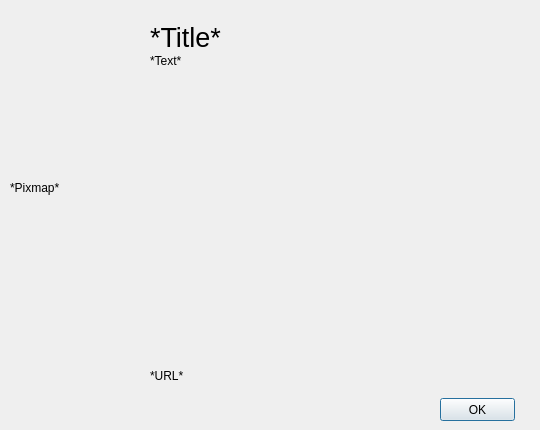
<?xml version="1.0" encoding="UTF-8"?>
<ui version="4.0">
 <class>About</class>
 <widget class="QDialog" name="About">
  <property name="geometry">
   <rect>
    <x>0</x>
    <y>0</y>
    <width>540</width>
    <height>430</height>
   </rect>
  </property>
  <property name="minimumSize">
   <size>
    <width>540</width>
    <height>430</height>
   </size>
  </property>
  <property name="maximumSize">
   <size>
    <width>540</width>
    <height>430</height>
   </size>
  </property>
  <property name="windowTitle">
   <string>About</string>
  </property>
  <widget class="QLabel" name="lblAboutLogo">
   <property name="geometry">
    <rect>
     <x>10</x>
     <y>20</y>
     <width>123</width>
     <height>335</height>
    </rect>
   </property>
   <property name="text">
    <string>*Pixmap*</string>
   </property>
  </widget>
  <widget class="QLabel" name="lblAboutText">
   <property name="geometry">
    <rect>
     <x>150</x>
     <y>54</y>
     <width>371</width>
     <height>301</height>
    </rect>
   </property>
   <property name="text">
    <string>*Text*</string>
   </property>
   <property name="alignment">
    <set>Qt::AlignJustify|Qt::AlignTop</set>
   </property>
   <property name="wordWrap">
    <bool>true</bool>
   </property>
   <property name="margin">
    <number>5</number>
   </property>
  </widget>
  <widget class="QLabel" name="lblAboutTitle">
   <property name="geometry">
    <rect>
     <x>150</x>
     <y>22</y>
     <width>371</width>
     <height>31</height>
    </rect>
   </property>
   <property name="font">
    <font>
     <pointsize>20</pointsize>
     <weight>50</weight>
     <italic>false</italic>
     <bold>false</bold>
     <underline>false</underline>
     <kerning>true</kerning>
    </font>
   </property>
   <property name="text">
    <string>*Title*</string>
   </property>
   <property name="alignment">
    <set>Qt::AlignLeading|Qt::AlignLeft|Qt::AlignVCenter</set>
   </property>
   <property name="margin">
    <number>5</number>
   </property>
   <property name="openExternalLinks">
    <bool>false</bool>
   </property>
  </widget>
  <widget class="QLabel" name="lblUrl">
   <property name="geometry">
    <rect>
     <x>150</x>
     <y>360</y>
     <width>371</width>
     <height>31</height>
    </rect>
   </property>
   <property name="text">
    <string>*URL*</string>
   </property>
   <property name="margin">
    <number>5</number>
   </property>
   <property name="openExternalLinks">
    <bool>true</bool>
   </property>
  </widget>
  <widget class="QPushButton" name="pbOk">
   <property name="geometry">
    <rect>
     <x>440</x>
     <y>398</y>
     <width>75</width>
     <height>23</height>
    </rect>
   </property>
   <property name="text">
    <string>OK</string>
   </property>
  </widget>
 </widget>
 <resources/>
 <connections/>
</ui>
